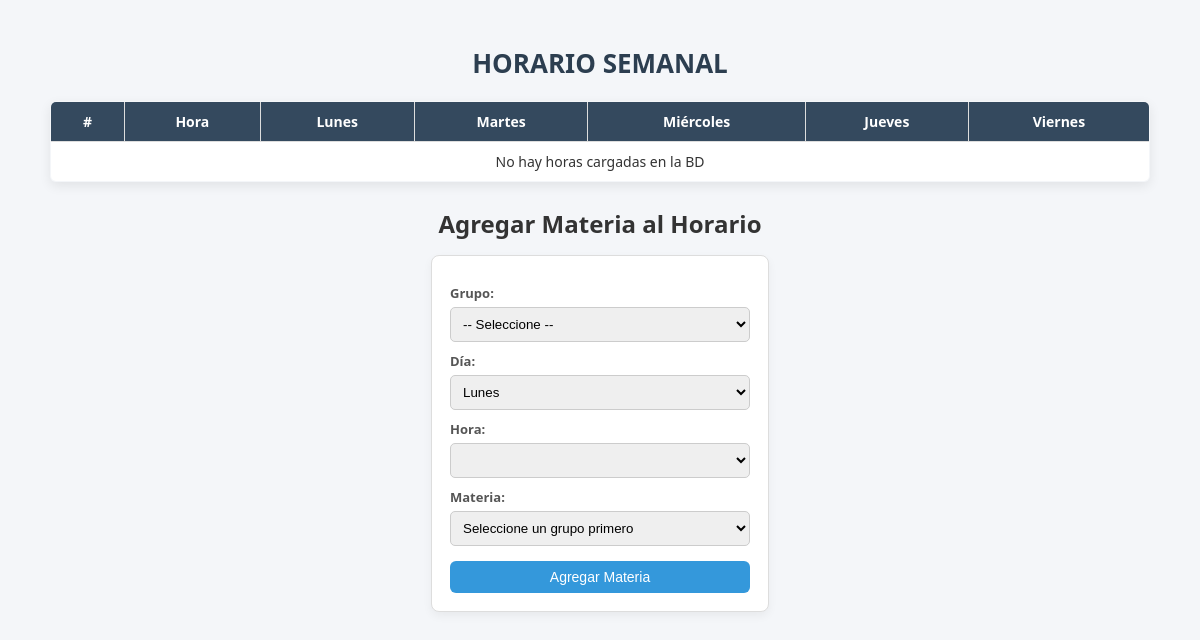
Before: /horarios/horarios.php with the older database file.
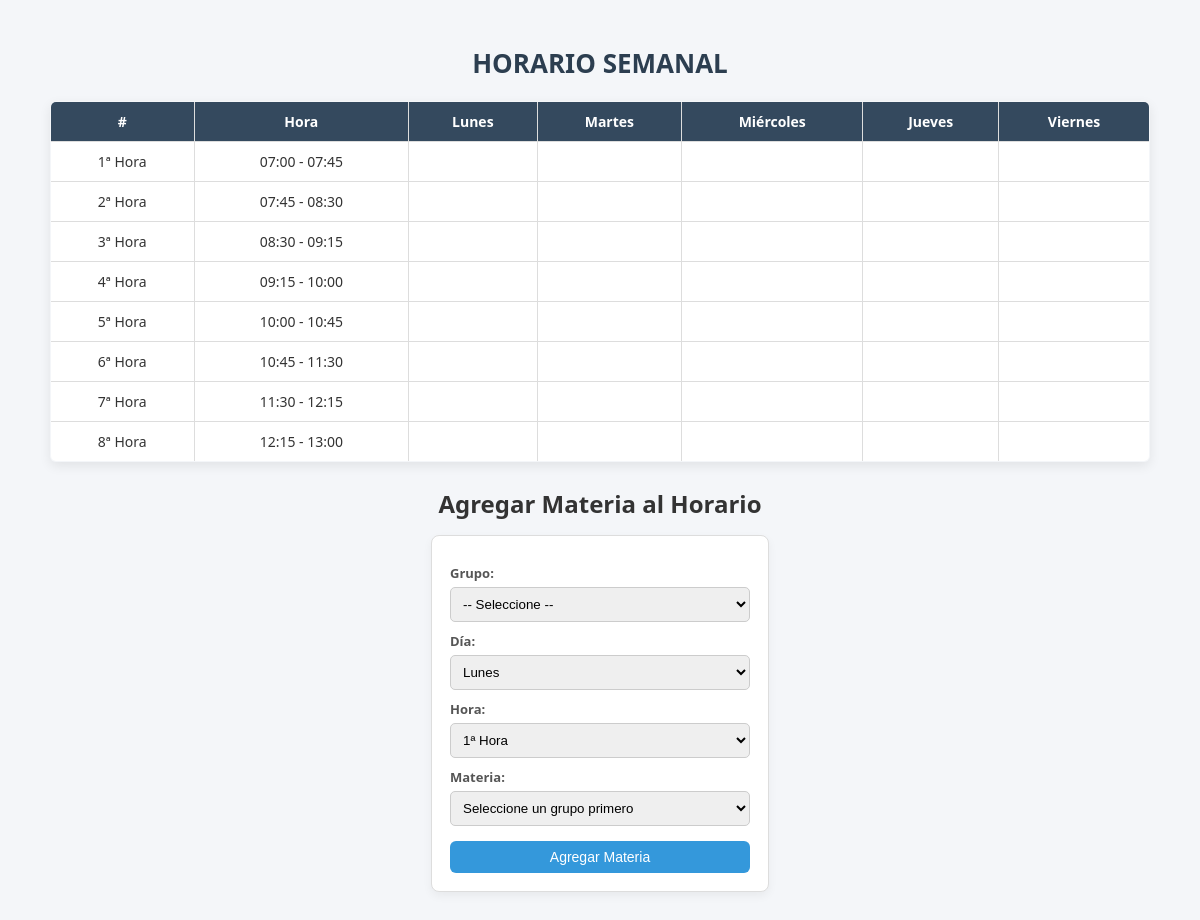
After: the same page with the newer database file.
### tables this page shows
CREATE TABLE `horas` (
  `ID_Hora` int(11) NOT NULL,
  `Nombre` varchar(50) DEFAULT NULL,
  `Duracion` int(11) DEFAULT NULL
);

### horarios/horarios.php (the view, shortened to what this page needs)
<?php
include __DIR__ . "/../conexion.php";
?>
<!DOCTYPE html>
<html lang="es">
<head>
    <link rel="stylesheet" href="style.css">
</head>
<body>
<div class="container">
    <h1>HORARIO SEMANAL</h1>
    <table id="horario" border="1" cellpadding="5" cellspacing="0">
        <thead>
            <tr>
                <th>#</th>
                <th>Hora</th>
                <th>Lunes</th>
                <th>Martes</th>
                <th>Miércoles</th>
                <th>Jueves</th>
                <th>Viernes</th>
            </tr>
        </thead>
        <tbody>
            <?php
            $sql = "SELECT ID_Hora, Nombre, Duracion FROM horas ORDER BY ID_Hora ASC";
            $result = $conn->query($sql);
            if ($result && $result->num_rows > 0) {
                $inicio = strtotime("07:00");
                $contador_fila = 0;
                while ($row = $result->fetch_assoc()) {
                    $idHora     = (int)$row['ID_Hora'];
                    $nombre     = htmlspecialchars($row['Nombre']);
                    $duracion = (int)$row['Duracion'];
                    $nombre_lower = strtolower($nombre);
                    $es_bloque_clase = $nombre_lower != 'recreo' && $nombre_lower != 'pausa';
                    $hora_inicio = date('H:i', $inicio);
                    $hora_fin    = date('H:i', strtotime("+$duracion minutes", $inicio));
                    if (!$es_bloque_clase) {
                        echo "<tr>
                                <td colspan='2' class='num'>{$nombre}</td>
                                <td colspan='5' class='hora'>{$hora_inicio} - {$hora_fin}</td>
                            </tr>";
                    } else {
                        $contador_fila++;
                        echo "<tr>
                                <td>{$nombre}</td>
                                <td>{$hora_inicio} - {$hora_fin}</td>
                                <td data-dia='1' data-hora='{$idHora}' data-indice-fila='{$contador_fila}'></td>
                                <td data-dia='2' data-hora='{$idHora}' data-indice-fila='{$contador_fila}'></td>
                                <td data-dia='3' data-hora='{$idHora}' data-indice-fila='{$contador_fila}'></td>
                                <td data-dia='4' data-hora='{$idHora}' data-indice-fila='{$contador_fila}'></td>
                                <td data-dia='5' data-hora='{$idHora}' data-indice-fila='{$contador_fila}'></td>
                            </tr>";
                    }
                    $inicio = strtotime("+$duracion minutes", $inicio);
                }
            } else {
                echo "<tr><td colspan='7'>No hay horas cargadas en la BD</td></tr>";
            }
            ?>
        </tbody>
    </table>
<div class="formularios">
    <h2>Agregar Materia al Horario</h2>
    <div class="formulario">
        <label for="grupo">Grupo:</label>
        <select id="grupo">
            <option value="">-- Seleccione --</option>
        </select>
        <label for="dia">Día:</label>
        <select id="dia">
            <option value="1">Lunes</option>
        </select>
        <label for="bloque">Hora:</label>
        <select id="bloque">
            <?php
            $resHoras = $conn->query("SELECT ID_Hora, Nombre FROM horas ORDER BY ID_Hora ASC");
            while ($h = $resHoras->fetch_assoc()) {
                $nombre_h = strtolower($h['Nombre']);
                if ($nombre_h != 'recreo' && $nombre_h != 'pausa') {
                    echo "<option value='{$h['ID_Hora']}'>" . htmlspecialchars($h['Nombre']) . "</option>";
                }
            }
            ?>
        </select>
        <label for="materia">Materia:</label>
        <select id="materia">
            <option value="">Seleccione un grupo primero</option>
        </select>
        <button id="agregarBtn" type="button">Agregar Materia</button>
    </div>
</div>
</body>
</html>

### horarios/style.css (style rules this page uses)
body { font-family: "Segoe UI", Arial, sans-serif; background: #f4f6f9; display: flex; justify-content: center; padding: 20px; color: #333; }
.container { text-align: center; max-width: 1100px; width: 100%; }
h1 { font-size: 26px; margin-bottom: 20px; color: #2c3e50; }
table { border-collapse: collapse; width: 100%; text-align: center; font-size: 14px; margin-bottom: 25px; box-shadow: 0 4px 12px rgba(0,0,0,0.08); border-radius: 6px; overflow: hidden; }
th, td { border: 1px solid #ddd; padding: 10px; vertical-align: middle; }
th { background: #34495e; color: #fff; font-weight: bold; }
td { background: #fff; transition: background 0.3s; }
.formularios { text-align: center; margin-top: 25px; width: 100%; }
.formularios h2 { display: block; margin-bottom: 15px; text-align: center; }
.formulario { display: inline-block; padding: 18px; border: 1px solid #ddd; background: #fff; border-radius: 8px; width: 300px; text-align: left; box-shadow: 0 4px 10px rgba(0,0,0,0.05); transition: transform 0.2s; margin: 0 auto; }
.formulario label { display: block; margin-top: 10px; font-weight: bold; font-size: 13px; color: #555; }
.formulario select, .formulario input { width: 100%; padding: 8px; margin-top: 5px; border: 1px solid #ccc; border-radius: 5px; outline: none; transition: border 0.3s; }
.formulario button { margin-top: 15px; padding: 8px 15px; background: #3498db; color: #fff; border: none; cursor: pointer; border-radius: 6px; font-size: 14px; transition: background 0.3s, transform 0.2s; width: 100%; }

Changed rows visible on the page:
added horas: Nombre "1ª Hora", hora_inicio "07:00", Duracion "07:45"
added horas: Nombre "2ª Hora", hora_fin "08:30"
added horas: Nombre "3ª Hora", hora_inicio "08:30", hora_fin "09:15"
added horas: Nombre "4ª Hora", hora_inicio "09:15", hora_fin "10:00"
added horas: Nombre "5ª Hora", hora_inicio "10:00", hora_fin "10:45"
added horas: Nombre "6ª Hora", hora_inicio "10:45", hora_fin "11:30"
added horas: Nombre "7ª Hora", hora_inicio "11:30", hora_fin "12:15"
added horas: Nombre "8ª Hora", hora_inicio "12:15", hora_fin "13:00"
Other visible differences:
form field value: (not shown) → "1ª Hora"
text no longer shown: "No hay horas cargadas en la BD"
